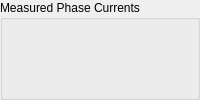
      <widget class="QGroupBox" name="groupBox_12">
       <property name="title">
        <string>Measured Phase Currents</string>
       </property>
       <layout class="QGridLayout" name="gridLayout_4">
        <item row="0" column="0">
         <widget class="CompactEpc" name="compactepc_25">
          <property name="signal_path" stdset="0">
           <string>StatusLineCurrents;L1Current_measured</string>
          </property>
          <property name="label_override" stdset="0">
           <string>L1</string>
          </property>
          <property name="label_visible" stdset="0">
           <bool>true</bool>
          </property>
          <property name="units_visible" stdset="0">
           <bool>true</bool>
          </property>
         </widget>
        </item>
        <item row="3" column="0">
         <widget class="CompactEpc" name="compactepc_28">
          <property name="signal_path" stdset="0">
           <string>StatusAC;CurrentAC_measured</string>
          </property>
          <property name="label_override" stdset="0">
           <string>Average</string>
          </property>
          <property name="label_visible" stdset="0">
           <bool>true</bool>
          </property>
          <property name="units_visible" stdset="0">
           <bool>true</bool>
          </property>
         </widget>
        </item>
        <item row="1" column="0">
         <widget class="CompactEpc" name="compactepc_26">
          <property name="signal_path" stdset="0">
           <string>StatusLineCurrents;L2Current_measured</string>
          </property>
          <property name="label_override" stdset="0">
           <string>L2</string>
          </property>
          <property name="label_visible" stdset="0">
           <bool>true</bool>
          </property>
          <property name="units_visible" stdset="0">
           <bool>true</bool>
          </property>
         </widget>
        </item>
        <item row="2" column="0">
         <widget class="CompactEpc" name="compactepc_27">
          <property name="signal_path" stdset="0">
           <string>StatusLineCurrents;L3Current_measured</string>
          </property>
          <property name="label_override" stdset="0">
           <string>L3</string>
          </property>
          <property name="label_visible" stdset="0">
           <bool>true</bool>
          </property>
          <property name="units_visible" stdset="0">
           <bool>true</bool>
          </property>
         </widget>
        </item>
       </layout>
      </widget>
